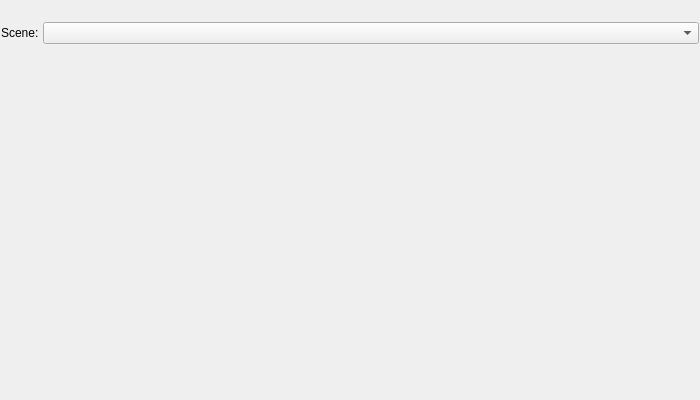
<?xml version="1.0" encoding="UTF-8"?>
<ui version="4.0">
 <class>scene_sequencer</class>
 <widget class="QMainWindow" name="scene_sequencer">
  <property name="geometry">
   <rect>
    <x>0</x>
    <y>0</y>
    <width>700</width>
    <height>400</height>
   </rect>
  </property>
  <widget class="QWidget" name="centralwidget">
   <layout class="QVBoxLayout" name="verticalLayout">
    <property name="spacing">
     <number>1</number>
    </property>
    <property name="leftMargin">
     <number>1</number>
    </property>
    <property name="topMargin">
     <number>1</number>
    </property>
    <property name="rightMargin">
     <number>1</number>
    </property>
    <property name="bottomMargin">
     <number>1</number>
    </property>
    <item>
     <widget class="Header" name="header" native="true">
      <property name="minimumSize">
       <size>
        <width>0</width>
        <height>20</height>
       </size>
      </property>
      <property name="maximumSize">
       <size>
        <width>16777215</width>
        <height>20</height>
       </size>
      </property>
      <property name="font">
       <font>
        <weight>75</weight>
        <bold>true</bold>
       </font>
      </property>
      <property name="text" stdset="0">
       <string>SCENE SEQUENCER</string>
      </property>
     </widget>
    </item>
    <item>
     <layout class="QHBoxLayout" name="scene_select_layout">
      <property name="spacing">
       <number>4</number>
      </property>
      <item>
       <widget class="QLabel" name="lbl_scene">
        <property name="text">
         <string>Scene:</string>
        </property>
       </widget>
      </item>
      <item>
       <widget class="QComboBox" name="cmb_scene">
        <property name="sizePolicy">
         <sizepolicy hsizetype="Expanding" vsizetype="Fixed">
          <horstretch>1</horstretch>
          <verstretch>0</verstretch>
         </sizepolicy>
        </property>
       </widget>
      </item>
     </layout>
    </item>
    <item>
     <widget class="QWidget" name="sequencer_placeholder">
      <property name="minimumSize">
       <size>
        <width>0</width>
        <height>200</height>
       </size>
      </property>
     </widget>
    </item>
    <item>
     <widget class="Footer" name="footer" native="true">
      <property name="minimumSize">
       <size>
        <width>0</width>
        <height>20</height>
       </size>
      </property>
      <property name="maximumSize">
       <size>
        <width>16777215</width>
        <height>20</height>
       </size>
      </property>
     </widget>
    </item>
   </layout>
  </widget>
 </widget>
 <customwidgets>
  <customwidget>
   <class>Header</class>
   <extends>QWidget</extends>
   <header>uitk.widgets.header</header>
  </customwidget>
  <customwidget>
   <class>Footer</class>
   <extends>QWidget</extends>
   <header>uitk.widgets.footer</header>
  </customwidget>
 </customwidgets>
 <resources/>
 <connections/>
</ui>
